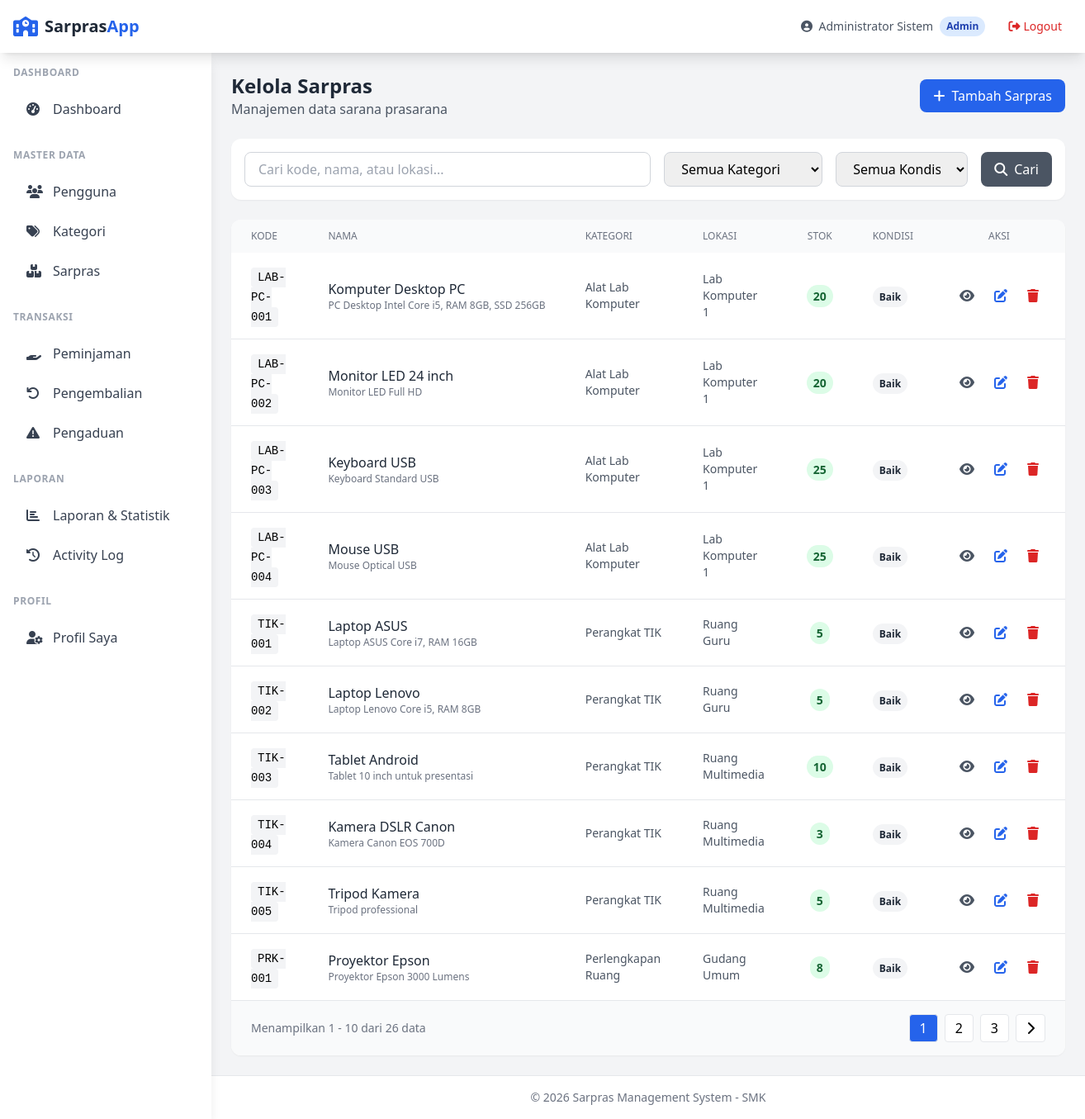
The page /admin/sarpras/index.php (signed in) on the database its author committed.
### tables this page shows
CREATE TABLE sarpras (
    id INT AUTO_INCREMENT PRIMARY KEY,
    kode VARCHAR(50) NOT NULL UNIQUE,
    nama VARCHAR(150) NOT NULL,
    kategori_id INT NOT NULL,
    lokasi VARCHAR(100),
    deskripsi TEXT,
    jumlah_stok INT NOT NULL DEFAULT 0,
    kondisi ENUM('baik', 'rusak_ringan', 'rusak_berat') DEFAULT 'baik',
    foto VARCHAR(255),
    created_at TIMESTAMP DEFAULT CURRENT_TIMESTAMP,
    updated_at TIMESTAMP DEFAULT CURRENT_TIMESTAMP ON UPDATE CURRENT_TIMESTAMP,
    FOREIGN KEY (kategori_id) REFERENCES kategori_sarpras(id) ON DELETE RESTRICT
);

CREATE TABLE kategori_sarpras (
    id INT AUTO_INCREMENT PRIMARY KEY,
    nama VARCHAR(100) NOT NULL,
    deskripsi TEXT,
    created_at TIMESTAMP DEFAULT CURRENT_TIMESTAMP,
    updated_at TIMESTAMP DEFAULT CURRENT_TIMESTAMP ON UPDATE CURRENT_TIMESTAMP
);

### config/database.php (called while the page is built, shortened)
<?php
function getConnection() {
    static $pdo = null;
    if ($pdo === null) {
        try {
            $dsn = "mysql:host=" . DB_HOST . ";dbname=" . DB_NAME . ";charset=" . DB_CHARSET;
            $options = [
                PDO::ATTR_ERRMODE => PDO::ERRMODE_EXCEPTION,
                PDO::ATTR_DEFAULT_FETCH_MODE => PDO::FETCH_ASSOC,
                PDO::ATTR_EMULATE_PREPARES => false,
            ];
            $pdo = new PDO($dsn, DB_USER, DB_PASS, $options);
        } catch (PDOException $e) {
            die("Database connection failed: " . $e->getMessage());
        }
    }
    return $pdo;
}
function query($sql, $params = []) {
    $pdo = getConnection();
    $stmt = $pdo->prepare($sql);
    $stmt->execute($params);
    return $stmt;
}
function fetchAll($sql, $params = []) {
    return query($sql, $params)->fetchAll();
}
function fetch($sql, $params = []) {
    return query($sql, $params)->fetch();
}

### admin/sarpras/index.php (the view, shortened to what this page needs)
<?php
require_once __DIR__ . '/../../includes/functions.php';
$page = max(1, intval($_GET['page'] ?? 1));
$perPage = 10;
$search = sanitize($_GET['search'] ?? '');
$kategoriFilter = intval($_GET['kategori'] ?? 0);
$kondisiFilter = sanitize($_GET['kondisi'] ?? '');
$where = "WHERE 1=1";
$params = [];
$totalItems = fetch("SELECT COUNT(*) as count FROM sarpras s $where", $params)['count'];
$pagination = paginate($totalItems, $page, $perPage);
$sarpras = fetchAll("
    SELECT s.*, k.nama as kategori_nama
    FROM sarpras s
    LEFT JOIN kategori_sarpras k ON s.kategori_id = k.id
    $where
    ORDER BY s.created_at DESC
    LIMIT {$pagination['per_page']} OFFSET {$pagination['offset']}
", $params);
require_once __DIR__ . '/../../includes/header.php';
?>
<div class="space-y-6">
    <div class="flex flex-col sm:flex-row sm:items-center sm:justify-between gap-4">
        <div>
            <h1 class="text-2xl font-bold text-gray-800">Kelola Sarpras</h1>
            <p class="text-gray-600">Manajemen data sarana prasarana</p>
        </div>
        <a href="create.php" class="inline-flex items-center px-4 py-2 bg-blue-600 text-white font-medium rounded-lg hover:bg-blue-700 transition">
            <i class="fas fa-plus mr-2"></i>Tambah Sarpras
        </a>
    </div>
    <div class="bg-white rounded-xl shadow-sm p-4">
        <form method="GET" class="flex flex-col lg:flex-row gap-4">
            <div class="flex-1">
                <input type="text" name="search" value="<?= e($search) ?>"
                    placeholder="Cari kode, nama, atau lokasi..."
                    class="w-full px-4 py-2 border border-gray-300 rounded-lg focus:ring-2 focus:ring-blue-500 focus:border-blue-500">
            </div>
            <div class="w-full lg:w-48">
                <select name="kategori" class="w-full px-4 py-2 border border-gray-300 rounded-lg focus:ring-2 focus:ring-blue-500 focus:border-blue-500">
                    <option value="">Semua Kategori</option>
                </select>
            </div>
            <div class="w-full lg:w-40">
                <select name="kondisi" class="w-full px-4 py-2 border border-gray-300 rounded-lg focus:ring-2 focus:ring-blue-500 focus:border-blue-500">
                    <option value="">Semua Kondisi</option>
                </select>
            </div>
            <button type="submit" class="px-4 py-2 bg-gray-600 text-white rounded-lg hover:bg-gray-700 transition">
                <i class="fas fa-search mr-2"></i>Cari
            </button>
        </form>
    </div>
    <div class="bg-white rounded-xl shadow-sm overflow-hidden">
        <div class="overflow-x-auto">
            <table class="w-full">
                <thead class="bg-gray-50">
                    <tr>
                        <th class="px-6 py-3 text-left text-xs font-medium text-gray-500 uppercase">Kode</th>
                        <th class="px-6 py-3 text-left text-xs font-medium text-gray-500 uppercase">Nama</th>
                        <th class="px-6 py-3 text-left text-xs font-medium text-gray-500 uppercase">Kategori</th>
                        <th class="px-6 py-3 text-left text-xs font-medium text-gray-500 uppercase">Lokasi</th>
                        <th class="px-6 py-3 text-center text-xs font-medium text-gray-500 uppercase">Stok</th>
                        <th class="px-6 py-3 text-left text-xs font-medium text-gray-500 uppercase">Kondisi</th>
                        <th class="px-6 py-3 text-center text-xs font-medium text-gray-500 uppercase">Aksi</th>
                    </tr>
                </thead>
                <tbody class="divide-y divide-gray-200">
                    <?php if (empty($sarpras)): ?>
                        <tr>
                            <td colspan="7" class="px-6 py-8 text-center text-gray-500">
                                <i class="fas fa-inbox text-4xl mb-3 block"></i>
                                Tidak ada data sarpras
                            </td>
                        </tr>
                    <?php else: ?>
                        <?php foreach ($sarpras as $s): ?>
                            <tr class="hover:bg-gray-50">
                                <td class="px-6 py-4">
                                    <span class="font-mono text-sm bg-gray-100 px-2 py-1 rounded"><?= e($s['kode']) ?></span>
                                </td>
                                <td class="px-6 py-4">
                                    <div>
                                        <p class="font-medium text-gray-800"><?= e($s['nama']) ?></p>
                                        <?php if ($s['deskripsi']): ?>
                                            <p class="text-xs text-gray-500 truncate max-w-xs"><?= e($s['deskripsi']) ?></p>
                                        <?php endif; ?>
                                    </div>
                                </td>
                                <td class="px-6 py-4 text-sm text-gray-600">
                                    <?= e($s['kategori_nama'] ?? '-') ?>
                                </td>
                                <td class="px-6 py-4 text-sm text-gray-600">
                                    <?= e($s['lokasi'] ?? '-') ?>
                                </td>
                                <td class="px-6 py-4 text-center">
                                    <span class="px-2 py-1 text-sm font-semibold rounded-full <?= $s['jumlah_stok'] > 0 ? 'bg-green-100 text-green-800' : 'bg-red-100 text-red-800' ?>">
                                        <?= $s['jumlah_stok'] ?>
                                    </span>
                                </td>
                                <td class="px-6 py-4">
                                    <?= getConditionBadge($s['kondisi']) ?>
                                </td>
                                <td class="px-6 py-4">
                                    <div class="flex items-center justify-center space-x-2">
                                        <a href="view.php?id=<?= $s['id'] ?>"
                                            class="p-2 text-gray-600 hover:bg-gray-50 rounded-lg transition" title="Detail">
                                            <i class="fas fa-eye"></i>
                                        </a>
                                        <a href="edit.php?id=<?= $s['id'] ?>"
                                            class="p-2 text-blue-600 hover:bg-blue-50 rounded-lg transition" title="Edit">
                                            <i class="fas fa-edit"></i>
                                        </a>
                                        <a href="delete.php?id=<?= $s['id'] ?>"
                                            onclick="return confirm('Yakin ingin menghapus sarpras ini?')"
                                            class="p-2 text-red-600 hover:bg-red-50 rounded-lg transition" title="Hapus">
                                            <i class="fas fa-trash"></i>
                                        </a>
                                    </div>
                                </td>
                            </tr>
                        <?php endforeach; ?>
                    <?php endif; ?>
                </tbody>
            </table>
        </div>
        <?php if ($pagination['total_pages'] > 1): ?>
            <div class="px-6 py-4 border-t bg-gray-50">
                <div class="flex items-center justify-between">
                    <p class="text-sm text-gray-500">
                        Menampilkan <?= $pagination['offset'] + 1 ?> - <?= min($pagination['offset'] + $pagination['per_page'], $pagination['total_items']) ?>
                        dari <?= $pagination['total_items'] ?> data
                    </p>
                    <div class="flex space-x-2">
                        <?php for ($p = max(1, $page - 2); $p <= min($pagination['total_pages'], $page + 2); $p++): ?>
                            <a href="?page=<?= $p ?>&search=<?= urlencode($search) ?>&kategori=<?= $kategoriFilter ?>&kondisi=<?= urlencode($kondisiFilter) ?>"
                                class="px-3 py-1 border rounded <?= $p === $page ? 'bg-blue-600 text-white' : 'bg-white hover:bg-gray-50' ?>">
                                <?= $p ?>
                            </a>
                        <?php endfor; ?>
                        <?php if ($pagination['has_next']): ?>
                            <a href="?page=<?= $page + 1 ?>&search=<?= urlencode($search) ?>&kategori=<?= $kategoriFilter ?>&kondisi=<?= urlencode($kondisiFilter) ?>"
                                class="px-3 py-1 bg-white border rounded hover:bg-gray-50">
                                <i class="fas fa-chevron-right"></i>
                            </a>
                        <?php endif; ?>
                    </div>
                </div>
            </div>
        <?php endif; ?>
    </div>
</div>
<?php require_once __DIR__ . '/../../includes/footer.php'; ?>

### includes/functions.php (shortened to what this page needs)
<?php
function sanitize($input)
{
    return htmlspecialchars(trim($input), ENT_QUOTES, 'UTF-8');
}
function e($string)
{
    return htmlspecialchars($string ?? '', ENT_QUOTES, 'UTF-8');
}
function getConditionBadge($kondisi)
{
    $badges = [
        'baik' => '<span class="px-2 py-1 text-xs font-semibold rounded-full bg-green-100 text-green-800">Baik</span>',
        'rusak_ringan' => '<span class="px-2 py-1 text-xs font-semibold rounded-full bg-yellow-100 text-yellow-800">Rusak Ringan</span>',
        'rusak_berat' => '<span class="px-2 py-1 text-xs font-semibold rounded-full bg-red-100 text-red-800">Rusak Berat</span>',
        'hilang' => '<span class="px-2 py-1 text-xs font-semibold rounded-full bg-gray-800 text-white">Hilang</span>',
    ];
    return $badges[$kondisi] ?? '<span class="px-2 py-1 text-xs font-semibold rounded-full bg-gray-100 text-gray-800">' . ucfirst($kondisi) . '</span>';
}
function paginate($totalItems, $currentPage = 1, $perPage = 10)
{
    $totalPages = ceil($totalItems / $perPage);
    $currentPage = max(1, min($currentPage, $totalPages));
    $offset = ($currentPage - 1) * $perPage;
    return [
        'total_items' => $totalItems,
        'total_pages' => $totalPages,
        'current_page' => $currentPage,
        'per_page' => $perPage,
        'offset' => $offset,
        'has_prev' => $currentPage > 1,
        'has_next' => $currentPage < $totalPages,
    ];
}

### rows shown on the page
sarpras: kode "LAB-PC-001", nama "Komputer Desktop PC", deskripsi "PC Desktop Intel Core i5, RAM 8GB, SSD 256GB", kategori.nama "Alat Lab Komputer", lokasi "Lab Komputer 1", jumlah_stok "20", kondisi "Baik"
sarpras: kode "LAB-PC-002", nama "Monitor LED 24 inch", deskripsi "Monitor LED Full HD", kategori.nama "Alat Lab Komputer", lokasi "Lab Komputer 1", jumlah_stok "20", kondisi "Baik"
sarpras: kode "LAB-PC-003", nama "Keyboard USB", deskripsi "Keyboard Standard USB", kategori.nama "Alat Lab Komputer", lokasi "Lab Komputer 1", jumlah_stok "25", kondisi "Baik"
sarpras: kode "LAB-PC-004", nama "Mouse USB", deskripsi "Mouse Optical USB", kategori.nama "Alat Lab Komputer", lokasi "Lab Komputer 1", jumlah_stok "25", kondisi "Baik"
sarpras: kode "TIK-001", nama "Laptop ASUS", deskripsi "Laptop ASUS Core i7, RAM 16GB", kategori.nama "Perangkat TIK", lokasi "Ruang Guru", jumlah_stok "5", kondisi "Baik"
sarpras: kode "TIK-002", nama "Laptop Lenovo", deskripsi "Laptop Lenovo Core i5, RAM 8GB", kategori.nama "Perangkat TIK", lokasi "Ruang Guru", jumlah_stok "5", kondisi "Baik"
sarpras: kode "TIK-003", nama "Tablet Android", deskripsi "Tablet 10 inch untuk presentasi", kategori.nama "Perangkat TIK", lokasi "Ruang Multimedia", jumlah_stok "10", kondisi "Baik"
sarpras: kode "TIK-004", nama "Kamera DSLR Canon", deskripsi "Kamera Canon EOS 700D", kategori.nama "Perangkat TIK", lokasi "Ruang Multimedia", jumlah_stok "3", kondisi "Baik"
sarpras: kode "TIK-005", nama "Tripod Kamera", deskripsi "Tripod professional", kategori.nama "Perangkat TIK", lokasi "Ruang Multimedia", jumlah_stok "5", kondisi "Baik"
sarpras: kode "PRK-001", nama "Proyektor Epson", deskripsi "Proyektor Epson 3000 Lumens", kategori.nama "Perlengkapan Ruang", lokasi "Gudang Umum", jumlah_stok "8", kondisi "Baik"

### other values the page prints
$currentUser['nama_lengkap'] "Administrator Sistem"
$currentRole "Admin"
$pagination['offset'] + 1 "1"
$pagination['total_items'] "26"
